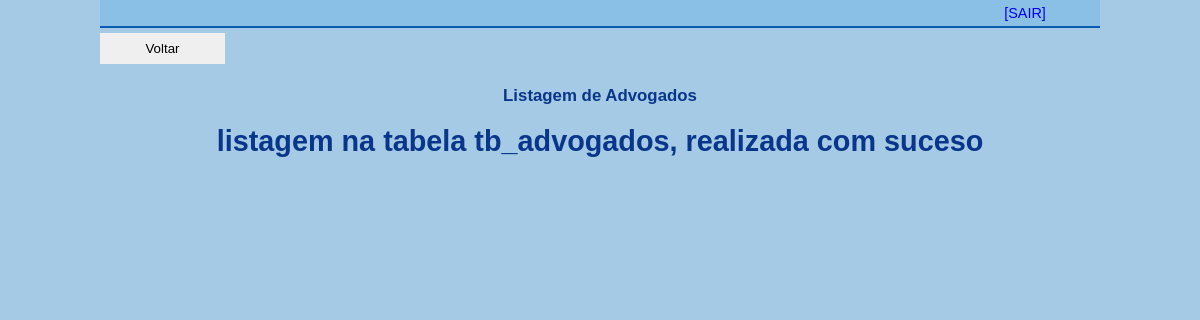
Page /view/cpadmin/list-advogados.php on the earlier database version.
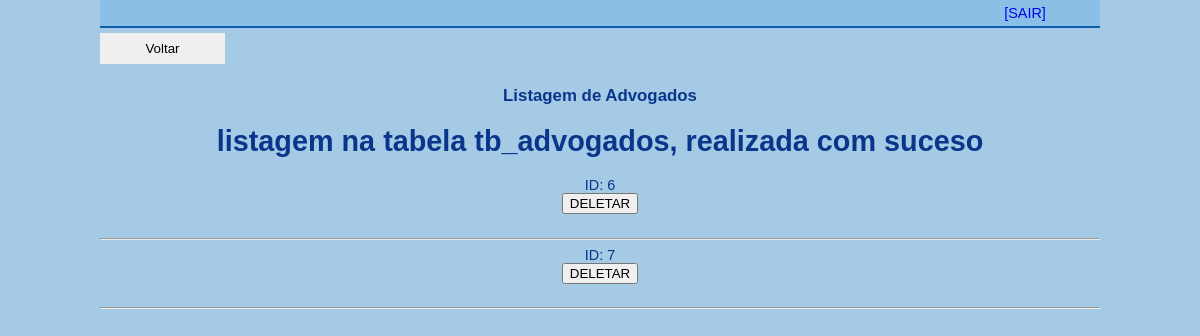
Same page on the later database version.
### tables this page shows
CREATE TABLE `tb_advogados` (
  `advogados_id` int(11) NOT NULL,
  `advogados_nome` varchar(100) NOT NULL,
  `advogados_oab` varchar(10) NOT NULL,
  `advogados_descricao` longtext NOT NULL
);

### util/Conn.php (called while the page is built)
<?php
abstract class Conn{
    private static $Host = HOST;
    private static $User = USER;
    private static $Pass = PASS;
    private static $Dbsa = DBSA;
    private static $Connect = null;
    private static function Conectar(){
        try{
            if(self::$Connect == null):
                $dsn = 'mysql:host='.self::$Host . ';dbname=' . self::$Dbsa;
                $options = [PDO::MYSQL_ATTR_INIT_COMMAND => 'SET NAMES UTF8'];
                self::$Connect = new PDO($dsn, self::$User, self::$Pass,$options);
            endif;
        }catch (PDOException $e){
            echo "Erro de Conexão com o Banco de Dados";
            die;
        }
        self::$Connect->setAttribute(PDO::ATTR_ERRMODE, PDO::ERRMODE_EXCEPTION);
        return self::$Connect;
    }
    protected static function getConn(){
        return self::Conectar();
    }
}

### controller/ControllerReadAdvogados.php (called while the page is built, shortened)
<?php
    require '../../model/Dao/ReadAdmin.php';
    $read = new ReadAdmin();
    $read->listAll('tb_advogados','advogados_id', 'ControllerDeleteAdvogados','');

### model/Dao/ReadAdmin.php (the view, shortened to what this page needs)
<?php
require '../../util/Conn.php';
class readadmin extends Conn{
    function listAll($tabela, $campoTbIdentificador, $controllerDelete, $controllerUpdate){
        $result = parent::getConn()->query("SELECT * from $tabela");
        if ($result) {
            echo "<h1>listagem na tabela $tabela, realizada com suceso </h1>";
            foreach ($result as $row) {
                echo "ID: " . $row[$campoTbIdentificador] . "<br>";
                $identificador = $row[$campoTbIdentificador];
                echo"
                <form action='../../controller/$controllerDelete.php' method='post'>
                    <button type='submit' name='identificador' value='$identificador'>DELETAR</button>
                </form>
                <br>
                ";
                echo "<hr>";
            }
        }else{
            echo "Nenhum Registro Encontrado";
        }
    }
}

Differences in the rows shown:
added tb_advogados: advogados_id "6"
added tb_advogados: advogados_id "7"
